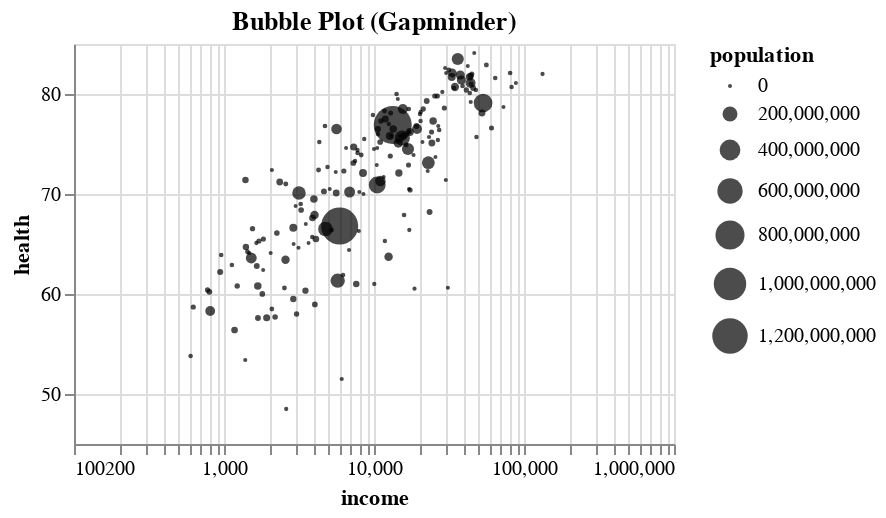

The notebook cell this image was saved under:
### Markdown cell above
## Bubble Plot (Gapminder)

### Code cell
@vlplot(
  data = income,
  mark = :circle,
  x = {"income:q", scale = {type = :log}}, # Set a log-scale for x-axis
  y= {"health:q", scale = {zero = false}}, # y-axis does not start at zero
  size = "population:q",
  height = 200,
  width = 300,
  color={value="#000"},  # Change the color of chart 
  selection={view={type=:interval, bind=:scales}}, # Create interactive zoom
  title = "Bubble Plot (Gapminder)"
  
)

### Figure 1 — Vega-Lite specification as saved in the notebook (floating-point values rounded to 4 significant figures; data arrays with more than 128 entries replaced by an {"elided": "..."} marker saying what was removed)
{"data": {"values": {"elided": "187 records"}}, "mark": "circle", "height": 200, "width": 300, "selection": {"view": {"type": "interval", "bind": "scales"}}, "title": "Bubble Plot (Gapminder)", "encoding": {"x": {"scale": {"type": "log"}, "field": "income", "type": "quantitative"}, "y": {"scale": {"zero": false}, "field": "health", "type": "quantitative"}, "size": {"field": "population", "type": "quantitative"}, "color": {"value": "#000"}}}
